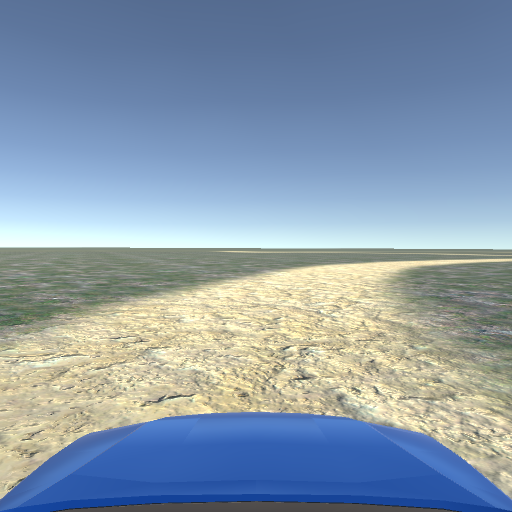
#> input picture Simulation/PythonCode/NavLocalisation/TestData/RouteImages/img_075.png, 512 x 512 px; its folder holds 4 pictures in this run
$ python test_data.py   (Python 2 division)
#> lines starting #> are read from the running program, lines starting #| are printed output that depends on the picture; after the words box and inside, x2 and y2 are one past the last pixel; in counts of white or black regions, pixels touching at a corner belong together
"""
Getter file for test data. This file can be changed for testing of different features and streams
Implements required methods for nav_localisation data getter. These are:
    feature = get_next_feature()			  #Return next feature or None if no more available
    frame = get_next_frame()				  #Next image frame (either from video stream or saved images)
    ipm = get_inverse_perspective_matrix()    #Matrix for frame inverse perspective mapping
    ipm_mask = get_ipm_mask()                 #Mask for inverse perspective mapped image (for road surface detection masking)
"""

import glob     #Reading directory of test images
import cv2
import numpy as np

#ROI for histogram backprojection
HISTOGRAM_WINDOW = ((245, 440), (267, 504))

#Example single test feature in pixel coordinates
TEST_FEATURES = []
FEATURE_POINT=(255,333-100)
BOTTOM_POINT=(255,413-100)
LEFT_POINT=(175, 333-100)
RIGHT_POINT=(335, 333-100)
feature_1 = (FEATURE_POINT, BOTTOM_POINT, LEFT_POINT, RIGHT_POINT)

def get_next_feature():
    """
    Get the next road feature (if available)
    returns feature (None if no feature found)
    """
    if not TEST_FEATURES:
        return None
    feature = TEST_FEATURES.pop(0)
    return feature

def get_next_frame():
    """Return the next frame for processing or
    None if it doesnt exist"""
    if TEST_IMAGES:
        return TEST_IMAGES.pop(0)
#> returned value is the input picture: shape (512, 512, 3); mean B, G, R 172, 155, 137.4
    return None

#Path to saved inverse perspective matrix
IPM_PATH = ("D:/GitRepos/Uni/Thesis/Simulation/PythonCode/"
            "NavLocalisation/TestData/inverse_perspective_matrix.npy")
def get_inverse_perspective_matrix():
    """Return the saved inverse perspective matrix"""
    ipm = np.load(IPM_PATH)
#> (reads Simulation/PythonCode/NavLocalisation/TestData/inverse_perspective_matrix.npy from the repository)
    return ipm

def get_ipm_mask():
	"""Return a mask representing the area of information in the IPM transformed image"""
    birds_eye = cv2.warpPerspective(TEST_IMAGES[0], get_inverse_perspective_matrix(), (TEST_IMAGES[0].shape[0],TEST_IMAGES[0].shape[1]))
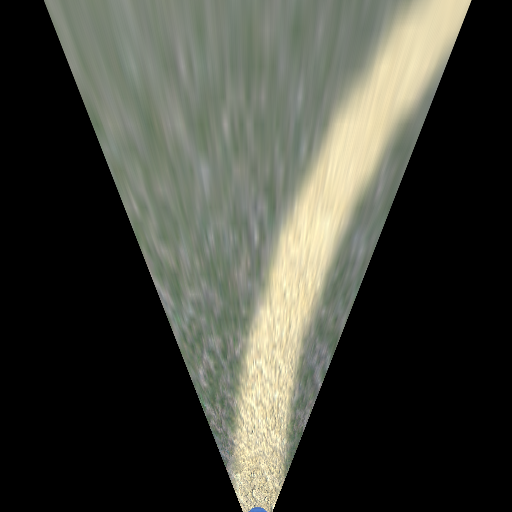
#> birds_eye: shape (512, 512, 3); mean of channels 0, 1, 2 59.1, 67.8, 66.4; drawn as B, G, R
    _, thresh = cv2.threshold(birds_eye, 1, 255, cv2.THRESH_BINARY)
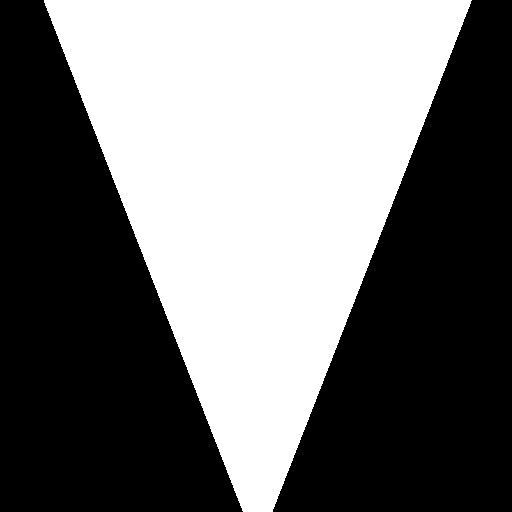
#> thresh: shape (512, 512, 3); 44.8% white; 1 white region, box (x1, y1, x2, y2) and area: (44, 0, 472, 512) 117331
    return thresh[:, :, 0]

def init_features():
    """Initialise features by loading them into TEST_FEATURES list"""
    TEST_FEATURES.append(feature_1)

TEST_IMAGE_PATH = ("D:/GitRepos/Uni/Thesis/Simulation/PythonCode/"
                   "NavLocalisation/TestData/RouteImages")
TEST_IMAGES = []
def init_frames():
    """Initialise the frames by loading them into TEST_IMAGES list"""
    files = glob.glob(TEST_IMAGE_PATH + '/*.png')
    if files:
        for file in files:
            TEST_IMAGES.append(cv2.imread(file))
    else:
        print("No files")

def init():
    """Setup initial vaules for features and frames"""
    print("Initialising")
    init_features()
    init_frames()
    print("Initialising completed")

def test():
    """Call all test functions"""
    #test_get_next_feature()
    test_get_next_frame()

def test_get_next_frame(show_all_images = False):
    """Test get next frame function
    Show first and last frame and frame count"""
    print(" *** TESTING get_next_frame()")
    img = get_next_frame()
    if img is None:
        print("NO IMAGES LOADED")
        return

    print("IPM MASK")
    ipm_mask = get_ipm_mask()
    cv2.imshow("IPM Mask", ipm_mask)
    cv2.waitKey(0)
    cv2.destroyAllWindows()

	print("First Image")
    counter = 1
    cv2.imshow("First Image", img)
    cv2.waitKey(0)
    cv2.destroyAllWindows()
    ipm = get_inverse_perspective_matrix()
    birds_eye = cv2.warpPerspective(img, ipm, (img.shape[0],img.shape[1]))
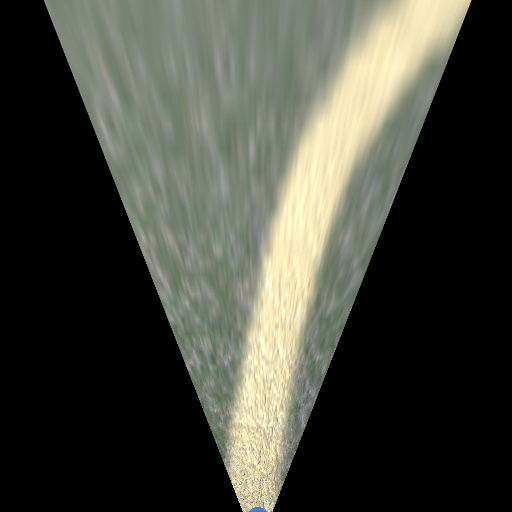
#> birds_eye: shape (512, 512, 3); mean B, G, R 60.8, 70.3, 69.1

    print("First Image Warped"),
    counter = 1
    cv2.imshow("First Image birds_eye", birds_eye)
    cv2.waitKey(0)
    cv2.destroyAllWindows()

	#Run through all images:
	#Maintain count and show if flag is true
    while img is not None:
        counter += 1
        prev_img = img
        img = get_next_frame()
        if show_all_images:
            cv2.imshow("Last Image", prev_img)
            cv2.waitKey(50)

	print("Last Image")
    print(str(counter) + " images in total")
    cv2.imshow("Last Image", prev_img)
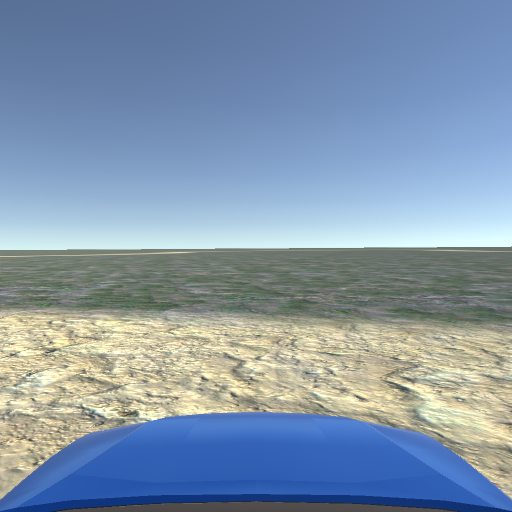
#> window 'Last Image': shape (512, 512, 3); mean B, G, R 171.4, 150.9, 131.3
    cv2.waitKey(0)
    cv2.destroyAllWindows()
    print(" --- END TEST get_next_frame()")


def test_get_next_feature():
    """Test function for get_next_feature()"""
    print(" *** TESTING get_next_feature()")
    feature_available, feature = get_next_feature()
    while feature_available:
        print("FEATURE: " + str(feature))
        feature_available, feature = get_next_feature()
    print(" --- END TEST get_next_feature()")

#We can run this file to test out the data
if __name__ == "__main__":
    init()
    test()
